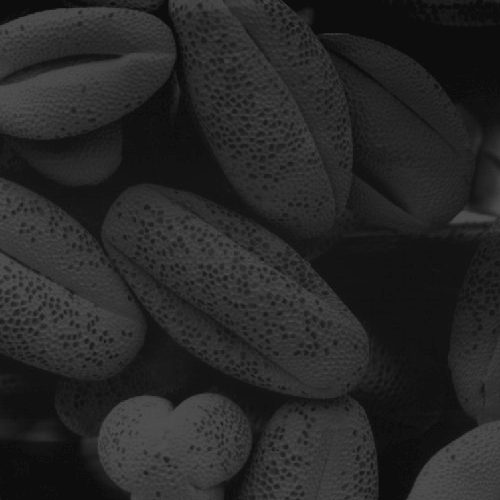
#> input picture 로봇비전/Original Images/dipum_images_ch03/Fig0308(a)(pollen).tif, 500 x 500 px
$ python hw2.py
#> lines starting #> are read from the running program, lines starting #| are printed output that depends on the picture
import cv2
import numpy as np
import random
from matplotlib import pyplot as plt

#Read the Images
Im_Pollen = cv2.imread('Fig0308(a)(pollen).tif',cv2.IMREAD_UNCHANGED)
#> Im_Pollen is the input picture: shape (500, 500); min 13, max 83, mean 38.7
Im_Moon = cv2.imread('Fig0310(a)(Moon Phobos).tif',cv2.IMREAD_UNCHANGED)
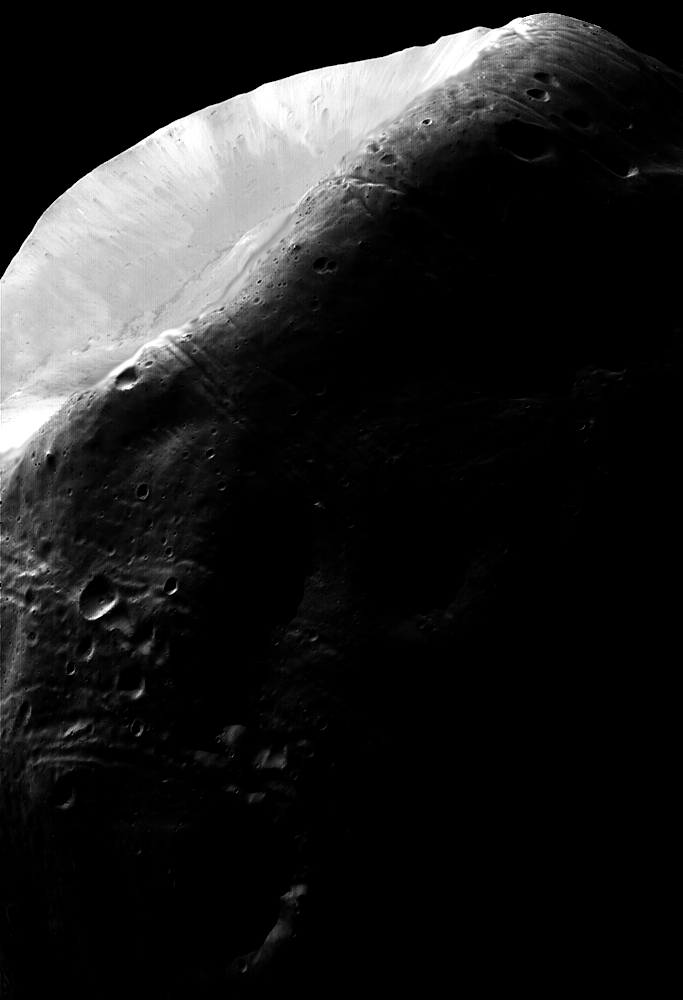
#> input picture 로봇비전/Original Images/dipum_images_ch03/Fig0310(a)(Moon Phobos).tif, 683 x 1000 px
#> Im_Moon is the input picture: shape (1000, 683); min 0, max 255, mean 31.7


#Make Histogram Matrix
Hist_Pollen = cv2.calcHist([Im_Pollen],[0],None,[256],[0,256])
#> Hist_Pollen = 256 values, max 17718 at index 13, min 0 at index 0, mean 976.6
Hist_Moon = cv2.calcHist([Im_Moon],[0],None,[256],[0,256])
#> Hist_Moon = 256 values, max 421847 at index 0, min 11 at index 90, mean 2668


#Scale Transformation Function
def Scale(Matrix1):
    Min = np.amin(Matrix1)
#> Min = 13
    Max = np.amax(Matrix1)
#> Max = 83
    M1, N1 = Matrix1.shape
#> M1 = 500; N1 = 500
    A1 = np.zeros((M1,N1))
    A1 = (255/(Max-Min)*(Matrix1-Min))
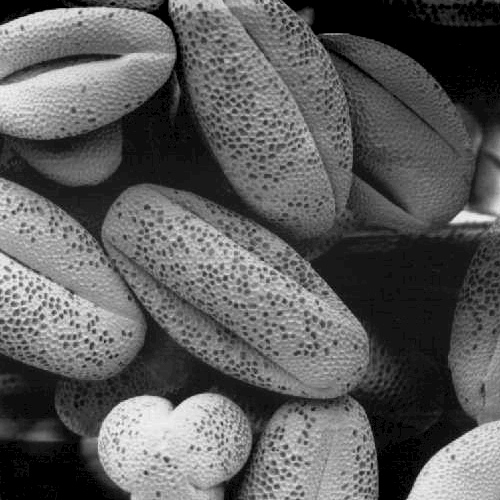
#> A1: shape (500, 500) float64; min 0, max 255, mean 93.8
    return A1


#Equalize Transform Fuction
def ETF(Histogram1):
    M2, N2 = Histogram1.shape
    Sum = 0
    A2 = np.zeros((M2,N2))
    for i in range(0,M2):
        Sum = Sum + Histogram1[i]
        A2[i] = Sum
    return A2

#Function that helps to make image equilized
def EF(Orig_Image, ETF1):
    M3, N3 = Orig_Image.shape
    A3 = np.zeros((M3,N3))
    for j in range(M3):
        for k in range(N3):
            A3[j, k] = ETF1[Orig_Image[j, k]]
    return A3

#Scale Transformation
SIm_Pollen = np.uint8(Scale(Im_Pollen))
SIm_Moon = np.uint8(Scale(Im_Moon))

#Histogram of Scaled Images
Hist_SPollen = cv2.calcHist([SIm_Pollen],[0],None,[256],[0,256])
#> Hist_SPollen = 256 values, max 17718 at index 0, min 0 at index 1, mean 976.6
Hist_SMoon = cv2.calcHist([SIm_Moon],[0],None,[256],[0,256])
#> Hist_SMoon has the same summary as Hist_Moon


#Make Equalize Transform Function
M4, N4 = Im_Pollen.shape
#> M4 = 500; N4 = 500
M5, N5 = Im_Moon.shape
#> M5 = 1000; N5 = 683
ETF_Pollen = ETF(Hist_Pollen)*255/(M4*N4)
#> the loop in ETF, `for i in range(0,M2):` made 256 passes
#> Sum on passes 1 to 3: [0], [0], [0]
#> after the loop in ETF, `for i in range(0,M2):`: A2 = 256 values from 0 to 250000; Sum = [250000]
#> ETF_Pollen = 256 values from 0 to 255
ETF_Moon = ETF(Hist_Moon)*255/(M5*N5)
#> the loop in ETF (call 2), `for i in range(0,M2):` made 256 passes
#> Sum on passes 1 to 3: [421847], [445443], [462360]
#> ETF_Moon = 256 values from 157.5 to 255

#Equalize the Images
EF_Pollen = np.uint8(EF(Im_Pollen, ETF_Pollen))
#> after the loop in EF, `for j in range(M3):`:
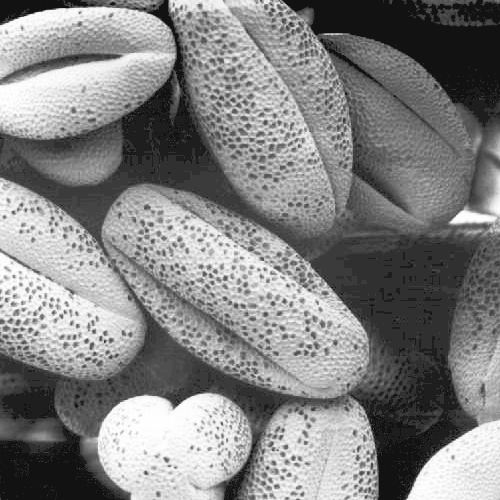
#> A3: shape (500, 500) float64; min 18.07, max 255, mean 130.9
EF_Moon = np.uint8(EF(Im_Moon, ETF_Moon))
#> after the loop in EF (call 2), `for j in range(M3):`:
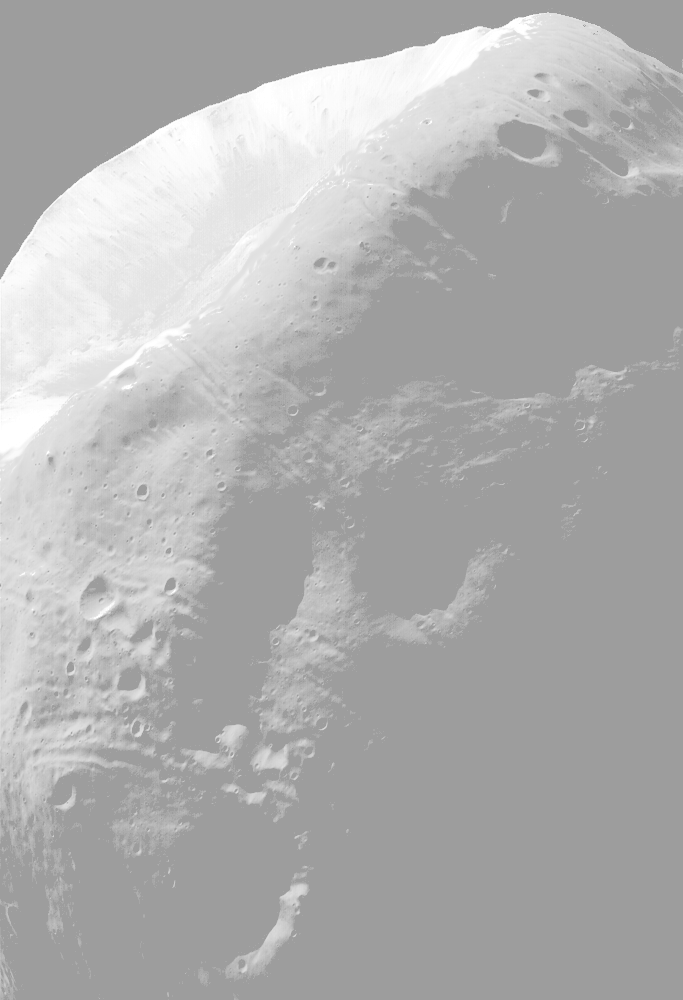
#> A3: shape (1000, 683) float64; min 157.5, max 255, mean 176.5


#Histogram of Equalized Images
Hist_EFPollen = cv2.calcHist([EF_Pollen],[0],None,[256],[0,256])
#> Hist_EFPollen = 256 values, max 18320 at index 18, min 0 at index 0, mean 976.6
Hist_EFMoon = cv2.calcHist([EF_Moon],[0],None,[256],[0,256])
#> Hist_EFMoon = 256 values, max 421847 at index 157, min 0 at index 0, mean 2668

#Show all Images
cv2.imshow('Pollen1', Im_Pollen)
cv2.imshow('Pollen2', SIm_Pollen)
cv2.imshow('Epollen', EF_Pollen)

cv2.imshow('Moon1', Im_Moon)
cv2.imshow('Moon2', SIm_Moon)
cv2.imshow('EMoon', EF_Moon)

#Store all Images
cv2.imwrite('Pollen.tif', Im_Pollen)
cv2.imwrite('SPollen.tif', SIm_Pollen)
cv2.imwrite('EFpollen.tif', EF_Pollen)

cv2.imwrite('Moon.tif', Im_Moon)
cv2.imwrite('SMoon.tif', SIm_Moon)
cv2.imwrite('EFMoon.tif', EF_Moon)


#Show Images and Their Histogram
plt.figure(1)
plt.subplot(221),plt.imshow(Im_Pollen,'gray'),plt.title('Pollen')
plt.subplot(222),plt.imshow(Im_Moon, 'gray'),plt.title('Moon')
plt.subplot(223),plt.plot(Hist_Pollen)
plt.subplot(224),plt.plot(Hist_Moon)
plt.xlim([0,256])
plt.show()
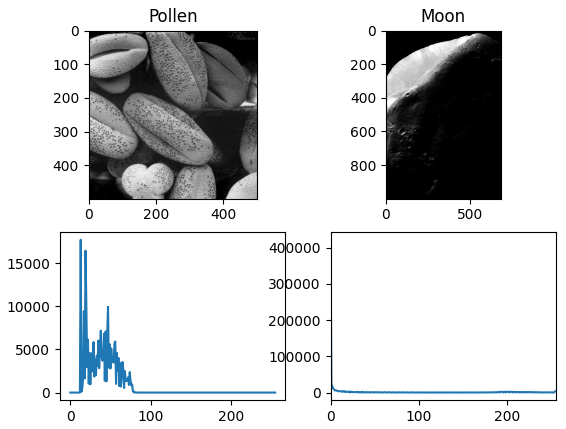
#> figure drawn by matplotlib, 4 panels; panel 3: curve peaks at x = 13, y = 17718; panel 4: curve peaks at x = 0, y = 421847

#Compare the Histogram of Orginal Images and Scaled Images
plt.figure(2)
plt.subplot(221),plt.plot(Hist_Pollen),plt.title('Pollen')
plt.subplot(222),plt.plot(Hist_Moon),plt.title('Moon')
plt.subplot(223),plt.plot(Hist_SPollen)
plt.subplot(224),plt.plot(Hist_SMoon)
plt.xlim([0,256])
plt.show()
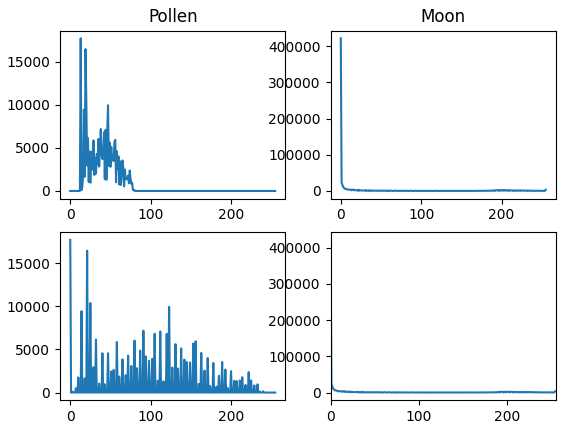
#> figure drawn by matplotlib, 4 panels; panel 1: curve peaks at x = 13, y = 17718; panel 2: curve peaks at x = 0, y = 421847; panel 3: curve peaks at x = 0, y = 17718; panel 4: curve peaks at x = 0, y = 421847

#compare the Histogram of Original Images and Equalized Images
plt.figure(3)
plt.subplot(221),plt.plot(Hist_Pollen),plt.title('Pollen')
plt.subplot(222),plt.plot(Hist_Moon),plt.title('Moon')
plt.subplot(223),plt.plot(Hist_EFPollen)
plt.subplot(224),plt.plot(Hist_EFMoon)
plt.xlim([0,256])
plt.show()
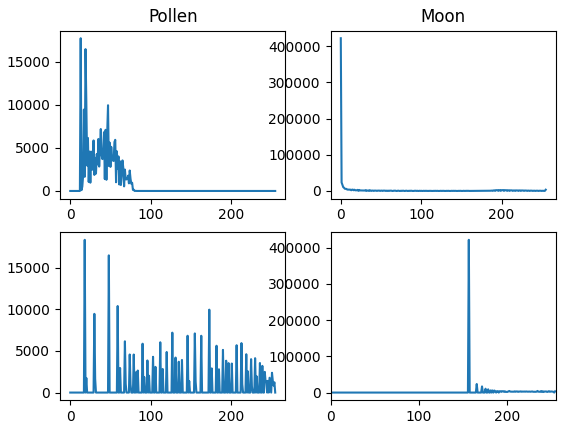
#> figure drawn by matplotlib, 4 panels; panel 1: curve peaks at x = 13, y = 17718; panel 2: curve peaks at x = 0, y = 421847; panel 3: curve peaks at x = 18, y = 18320; panel 4: curve peaks at x = 157, y = 421847


cv2.waitKey(0)
cv2.destroyAllWindows()
